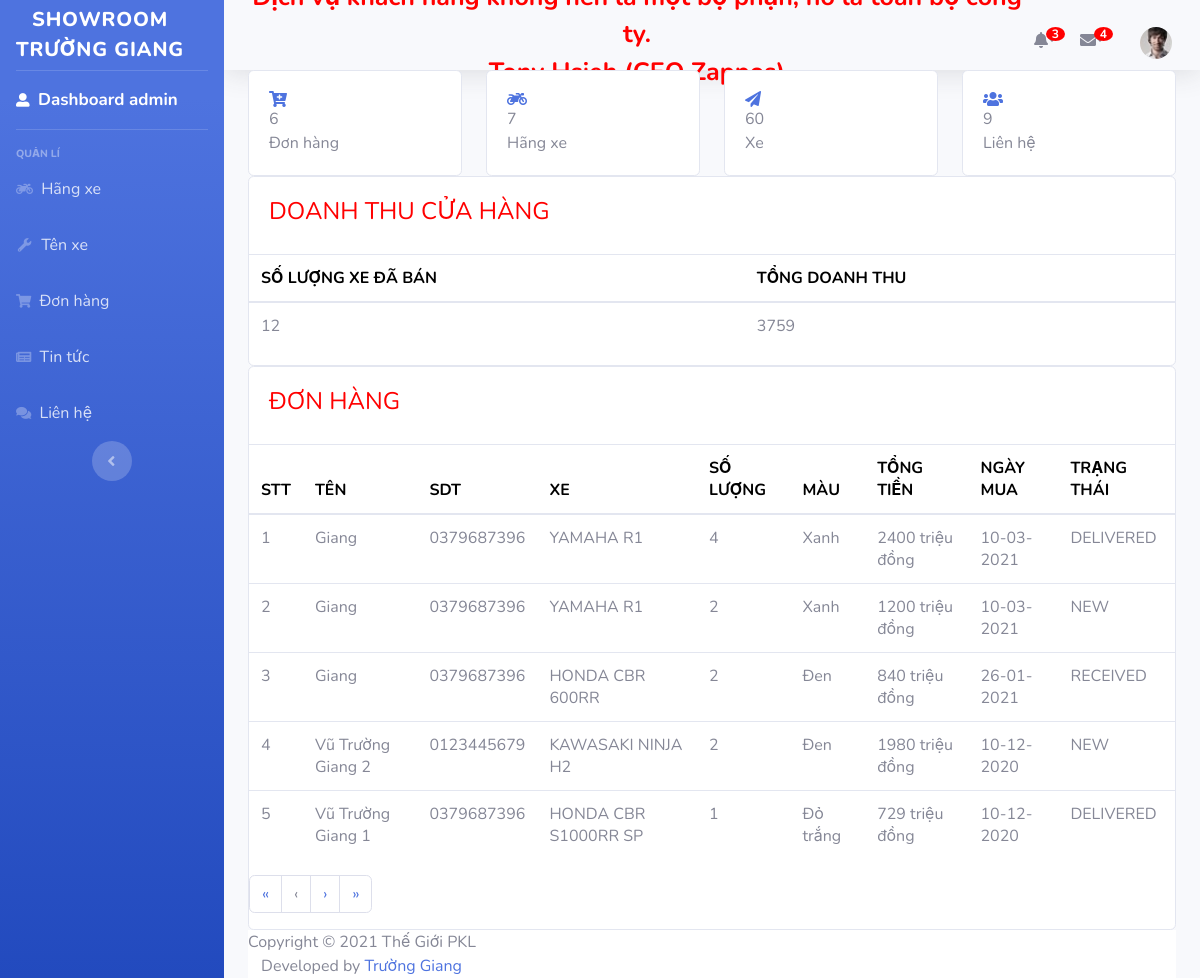
Before: /staff/ (signed in) with the older database file.
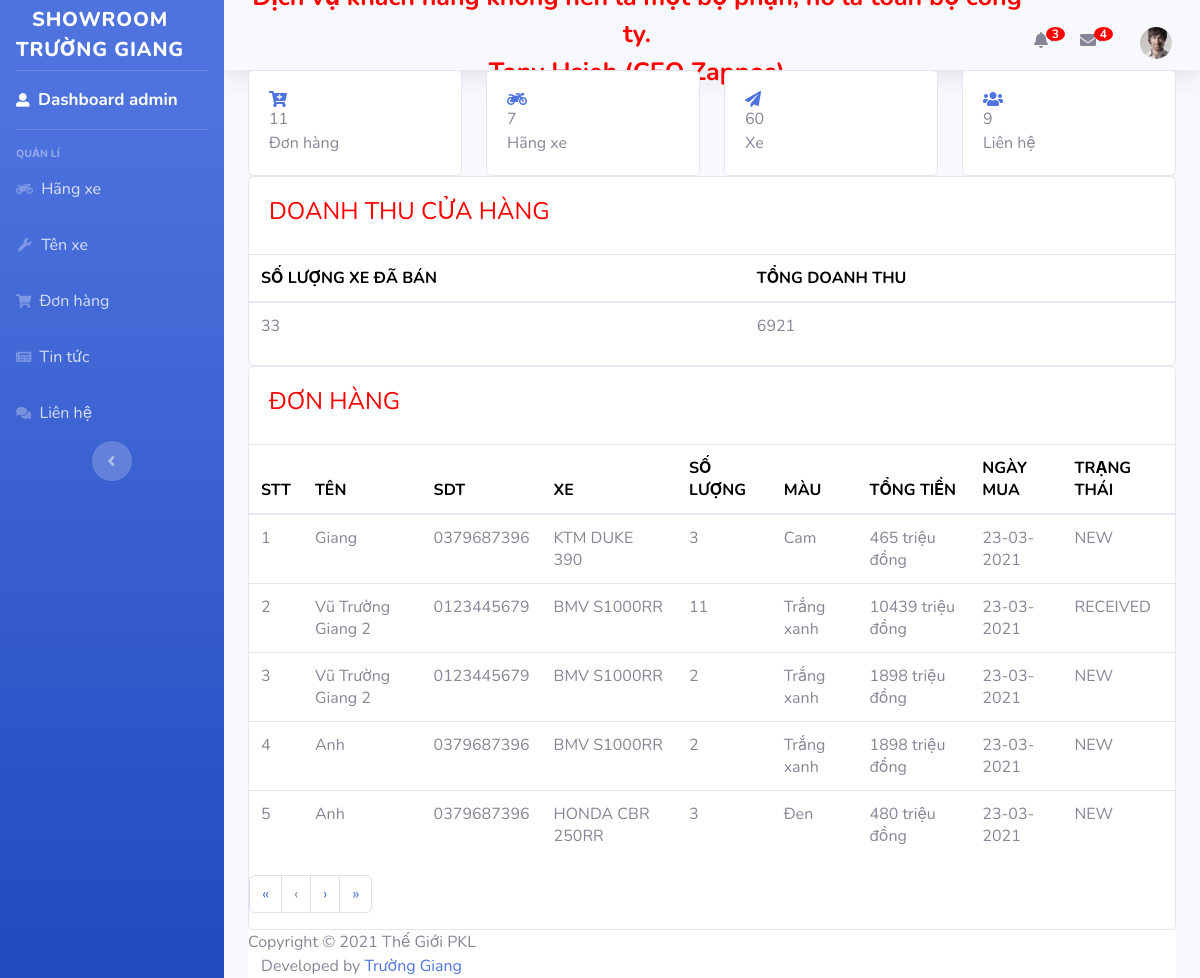
After: the same page with the newer database file.
### app/models.py (models this page shows, shortened)
class Order(models.Model):
    class Status:
        NEW=0
        DELIVERD=1
        RECEIVED=2
        CANCELED=3
    product=models.ForeignKey(Product,on_delete=models.PROTECT)
    qty=models.IntegerField(verbose_name='Số lượng')
    customer_name=models.CharField(max_length=50)
    customer_phone=models.CharField(max_length=20)
    customer_address=models.CharField(max_length=200)
    order_date=models.DateTimeField()
    deliver_date=models.DateTimeField(null=True)
    status=models.IntegerField()
    @property
    def total(self):
        return self.qty * self.product.price

class Product(models.Model):
    code = models.CharField(max_length=30,verbose_name='Mã',  unique=True)
    name = models.CharField(max_length=200, verbose_name='Tên')
    description = models.TextField(verbose_name='Mô tả',blank=True)
    type_vehicle=models.CharField(max_length=50,verbose_name='Loại xe')
    color=models.CharField(max_length=30,verbose_name='Màu sắc',default='')
    cc=models.FloatField(verbose_name='Phân khối')
    price = models.DecimalField(max_digits=10,decimal_places=2,verbose_name='Giá')
    category = models.ForeignKey(Category, verbose_name='Nhóm', on_delete=models.PROTECT)
    image = models.ImageField(verbose_name='Ảnh', upload_to='static/images')
    year=models.CharField(max_length=10,verbose_name='Năm sản xuất')
    origin=models.CharField(max_length=100,verbose_name='Xuất xứ')
    qty=models.IntegerField(verbose_name='Số lượng',default=1)

### app/views_staff.py (the view)
@login_required
def dashboard(request):
    total_category = Category.objects.count()
    total_product = Product.objects.count()
    total_contact = Contact.objects.count()
    total_order = Order.objects.count()
    orders = Order.objects.all().order_by('-id')
    page = request.GET.get('page', '')
    page = int(page) if page.isdigit() else 1
    start = (page - 1) * PAGE_SIZE
    end = start + PAGE_SIZE
    total = orders.count()
    num_page = math.ceil(total / PAGE_SIZE)
    total_qty=Product.objects.all().aggregate(Sum('qty'))
    total_qty_sell=Order.objects.all().aggregate(Sum('qty'))
    total_revenue=Order.objects.all().aggregate(Sum('product__price'))
    context = {
        'product': total_qty["qty__sum"],
        'category': total_category,
        'contact': total_contact,
        'order': total_order,
        'orders': orders[start:end],
        'start': start,
        'end': end,
        'num_page': num_page,
        'page': page,
        'qty_sell':total_qty_sell["qty__sum"],
        'revenue':total_revenue["product__price__sum"]
    }
    return render(request, 'staff/dashboard/dashboard.html', context)

### app/templates/staff/dashboard/dashboard.html (shortened to what the changed rows need)
<link rel="stylesheet" href="https://cdn.jsdelivr.net/npm/normalize.css@8.0.0/normalize.min.css">
<link rel="stylesheet" href="https://cdn.jsdelivr.net/npm/bootstrap@4.1.3/dist/css/bootstrap.min.css">
<link rel="stylesheet" href="https://cdn.jsdelivr.net/npm/font-awesome@4.7.0/css/font-awesome.min.css">
<link rel="stylesheet" href="https://cdn.jsdelivr.net/gh/lykmapipo/themify-icons@0.1.2/css/themify-icons.css">
<link rel="stylesheet"
      href="https://cdn.jsdelivr.net/npm/pixeden-stroke-7-icon@1.2.3/pe-icon-7-stroke/dist/pe-icon-7-stroke.min.css">
<link rel="stylesheet" href="https://cdnjs.cloudflare.com/ajax/libs/flag-icon-css/3.2.0/css/flag-icon.min.css">
<link href="https://cdn.jsdelivr.net/npm/chartist@0.11.0/dist/chartist.min.css" rel="stylesheet">
<link href="https://cdn.jsdelivr.net/npm/jqvmap@1.5.1/dist/jqvmap.min.css" rel="stylesheet">
<link href="https://cdn.jsdelivr.net/npm/weathericons@2.1.0/css/weather-icons.css" rel="stylesheet"/>
<link href="https://cdn.jsdelivr.net/npm/fullcalendar@3.9.0/dist/fullcalendar.min.css" rel="stylesheet"/>
{% extends 'staff/base/base_staff.html' %}
{% block content %}
    <div class="row">
        <div class="col-lg-3 col-md-6">
            <div class="card">
                <div class="card-body">
                    <div class="stat-widget-five">
                        <div class="stat-content">
                            <div class="text-left dib">
                                <div class="stat-text"><span class="count">{{ order }}</span></div>
                            </div>
                        </div>
                    </div>
                </div>
            </div>
        </div>
    </div>
    <div class="orders">
        <div class="row">
            <div class="col-xl-12">
                <div class="card">
                    <div class="card-body--">
                        <div class="table-stats order-table ov-h">
                            <table class="table ">
                                <thead>
                                <tr style="color: black">
                                    <th>SỐ LƯỢNG XE ĐÃ BÁN</th>
                                    <th>TỔNG DOANH THU</th>
                                </tr>
                                </thead>
                                <tbody>
                                        <tr>
                                           <td>{{ qty_sell }}</td>
                                           <td>{{ revenue }}</td>
                                        </tr>
                                </tbody>
                            </table>
                        </div>
                    </div>
                </div>
            </div>
        </div>
    </div>
    <div class="orders">
        <div class="row">
            <div class="col-xl-12">
                <div class="card">
                    <div class="card-body--">
                        <div class="table-stats order-table ov-h">
                            <table class="table ">
                                <thead>
                                <tr style="color: black">
                                    <th class="serial">STT</th>
                                    <th>TÊN</th>
                                    <th>SDT</th>
                                    <th>XE</th>
                                    <th>SỐ LƯỢNG</th>
                                    <th>MÀU</th>
                                    <th>TỔNG TIỀN</th>
                                    <th>NGÀY MUA</th>
                                    <th>TRẠNG THÁI</th>
                                </tr>
                                </thead>
                                <tbody>
                                {% if orders %}
                                    {% for order in orders %}
                                        <tr>
                                            <td class="serial">{{ forloop.counter|add:start }}</td>
                                            <td>{{ order.customer_name }}</td>
                                            <td>{{ order.customer_phone }}</td>
                                            <td>{{ order.product.name }}</td>
                                            <td>{{ order.qty }}</td>
                                            <td>{{ order.product.color }}</td>
                                            <td>{{ order.total|floatformat:'0' }} triệu đồng</td>
                                            <td>{{ order.order_date|date:'d-m-Y' }}</td>
                                            <td>
                                                {% if order.status == 1 %} DELIVERED {% endif %}
                                                {% if order.status == 2 %} RECEIVED {% endif %}
                                                {% if order.status == 0 %} NEW {% endif %}
                                            </td>
                                        </tr>
                                    {% endfor %}
                                {% else %}
                                    <tr>
                                        <td>No Order Data</td>
                                    </tr>
                                {% endif %}
                                </tbody>
                            </table>
                        </div>
                    </div>
                </div>
            </div>
        </div>
    </div>
{% endblock content %}

Changed rows visible on the page:
no longer on this page (row unchanged): Order: customer_name "Giang", customer_phone "0379687396", product.name "YAMAHA R1", qty "4", product.color "Xanh", total "2400", order_date "10-03-2021", status "DELIVERED"
no longer on this page (row unchanged): Order: customer_name "Giang", customer_phone "0379687396", product.name "YAMAHA R1", qty "2", product.color "Xanh", total "1200", order_date "10-03-2021", status "NEW"
no longer on this page (row unchanged): Order: customer_name "Giang", customer_phone "0379687396", product.name "HONDA CBR 600RR", qty "2", product.color "Đen", total "840", order_date "26-01-2021", status "RECEIVED"
no longer on this page (row unchanged): Order: customer_name "Vũ Trường Giang 2", customer_phone "0123445679", product.name "KAWASAKI NINJA H2", qty "2", product.color "Đen", total "1980", order_date "10-12-2020", status "NEW"
no longer on this page (row unchanged): Order: customer_name "Vũ Trường Giang 1", customer_phone "0379687396", product.name "HONDA CBR S1000RR SP", qty "1", product.color "Đỏ trắng", total "729", order_date "10-12-2020", status "DELIVERED"
added Order: customer_name "Giang", customer_phone "0379687396", product.name "KTM DUKE 390", qty "3", product.color "Cam", total "465", order_date "23-03-2021", status "NEW"
added Order: customer_name "Vũ Trường Giang 2", customer_phone "0123445679", product.name "BMV S1000RR", qty "11", product.color "Trắng xanh", total "10439", order_date "23-03-2021", status "RECEIVED"
added Order: customer_name "Vũ Trường Giang 2", customer_phone "0123445679", product.name "BMV S1000RR", qty "2", product.color "Trắng xanh", total "1898", order_date "23-03-2021", status "NEW"
added Order: customer_name "Anh", customer_phone "0379687396", product.name "BMV S1000RR", qty "2", product.color "Trắng xanh", total "1898", order_date "23-03-2021", status "NEW"
added Order: customer_name "Anh", customer_phone "0379687396", product.name "HONDA CBR 250RR", qty "3", product.color "Đen", total "480", order_date "23-03-2021", status "NEW"
Other visible differences:
{{ order }}: "6" → "11"
{{ qty_sell }}: "12" → "33"
{{ revenue }}: "3759" → "6921"
